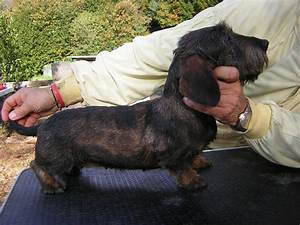
#> input picture lib/animals-10/raw-img/cane/OIP-1LpMShxkw9l7vqX3_1qnyAHaFj.jpeg, 300 x 225 px; its folder holds only this picture in this run
$ python export.py
#> lines starting #> are read from the running program, lines starting #| are printed output that depends on the picture
import os
import numpy as np
import cv2
import struct


translate = {'cane': 'dog', 'cavallo': 'horse', 'elefante': 'elephant', 'farfalla': 'butterfly', 'gallina': 'chicken', 'gatto': 'cat', 'mucca': 'cow', 'pecora': 'sheep', 'scoiattolo': 'squirrel', 'dog': 'cane', 'cavallo': 'horse', 'elephant' : 'elefante', 'butterfly': 'farfalla', 'chicken': 'gallina', 'cat': 'gatto', 'cow': 'mucca', 'spider': 'ragno', 'squirrel': 'scoiattolo'}
translate_inv = {v: k for k, v in translate.items()}

folers = os.listdir('raw-img')
categories = {}
for folder in folers:
    if folder == '.DS_Store': continue
    key = (dict(translate_inv,**translate))[folder]
    categories[key] = ['raw-img/' + folder + '/' + p for p in os.listdir('raw-img/' + folder)]
#> pass 2 of the loop `for folder in folers:`:

def centering_image(img):
    size = [256,256]

    img_size = img.shape[:2]

    # centering
    row = (size[1] - img_size[0]) // 2
    col = (size[0] - img_size[1]) // 2
    resized = np.zeros(list(size) + [img.shape[2]], dtype=np.uint8)
    resized[row:(row + img.shape[0]), col:(col + img.shape[1])] = img

    return resized

total_images = sum(map(len,categories.values()))


images = []
image_categories_idx_map = []
for i, (category,file_path) in enumerate([(k,v) for k,vs in categories.items() for v in vs]):
    #read image
    img = cv2.imread(file_path)
#> img is the input picture: shape (225, 300, 3); mean B, G, R 83.3, 96.6, 101.6
    img = cv2.cvtColor(img, cv2.COLOR_BGR2RGB)

    img_size = 256
    #resize
    if(img.shape[0] > img.shape[1]):
        tile_size = (int(img.shape[1]*img_size/img.shape[0]),img_size)
    else:
        tile_size = (img_size, int(img.shape[0]*img_size/img.shape[1]))
#> tile_size = (256, 192)

    #centering
    img = centering_image(cv2.resize(img, dsize=tile_size))
#> in centering_image, `resized[row:(row + img.shape[0]), col:(col + img.shape[1])] = img`:
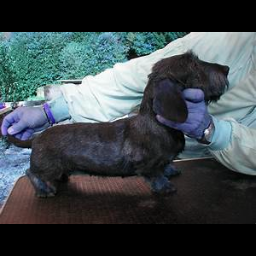
#> resized: shape (256, 256, 3); mean of channels 0, 1, 2 76.1, 72.4, 62.4; drawn as B, G, R

    #out put 224*224px
    img = img[16:144, 16:144]
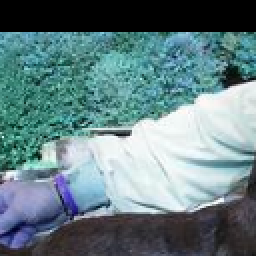
#> img: shape (128, 128, 3) (shown 2 times larger); mean of channels 0, 1, 2 131.8, 127.7, 100.7; drawn as B, G, R
    images.append(img)
    image_categories_idx_map.append(category)
#> pass 2 of the loop `for i, (category,file_path) in enumerate([(k,v) for k,vs in categories..`:
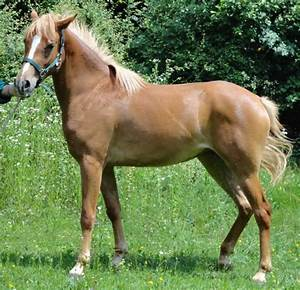
#> input picture lib/animals-10/raw-img/cavallo/OIP--uO90bVo3RpYzTvjM78VsgHaHJ.jpeg, 300 x 290 px
#> img is the input picture: shape (290, 300, 3); mean B, G, R 80.4, 125.4, 110.8
#> in centering_image (call 2), `resized[row:(row + img.shape[0]), col:(col + img.shape[1])] = img`:
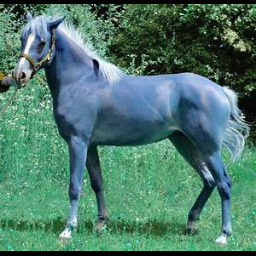
#> resized: shape (256, 256, 3); mean of channels 0, 1, 2 106.8, 120.9, 77.4; drawn as B, G, R
#> `img = img[16:144, 16:144]`:
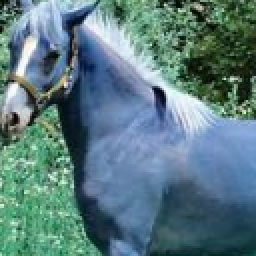
#> img: shape (128, 128, 3) (shown 2 times larger); mean of channels 0, 1, 2 128.7, 123.2, 90.4; drawn as B, G, R

images = np.array(images)

def write_chpl_tensor(a,file):
    shape = a.shape
    shape_size = len(shape)
    file.write(struct.pack('<q', shape_size))
    for s in shape:
        file.write(struct.pack('<q', s))
    # file.write(a.tobytes())
    for x in np.nditer(a):
        file.write(struct.pack('<d', x))

consolidated = {}
for i in range(total_images):
    category = image_categories_idx_map[i]
    img = images[i,:,:,:]
    if category not in consolidated.keys():
        consolidated[category] = []
    if len(consolidated[category]) > 500:
        continue
    consolidated[category].append(img)
#> after the loop, consolidated = 2 items

consolidated = {k: np.array(v) for k,v in consolidated.items()}

for category, imgs in consolidated.items():
    with open(f'export/{category}.bin', 'wb') as f:
        write_chpl_tensor(imgs,f)
        print(f'export/{category}.bin')
#> this loop made 2 passes
#> (category, shape in write_chpl_tensor, shape_size in write_chpl_tensor) on passes 1 to 2: ('dog', (1, 128, 128, 3), 4), ('horse', (1, 128, 128, 3), 4)
#| export/dog.bin
#| export/horse.bin
